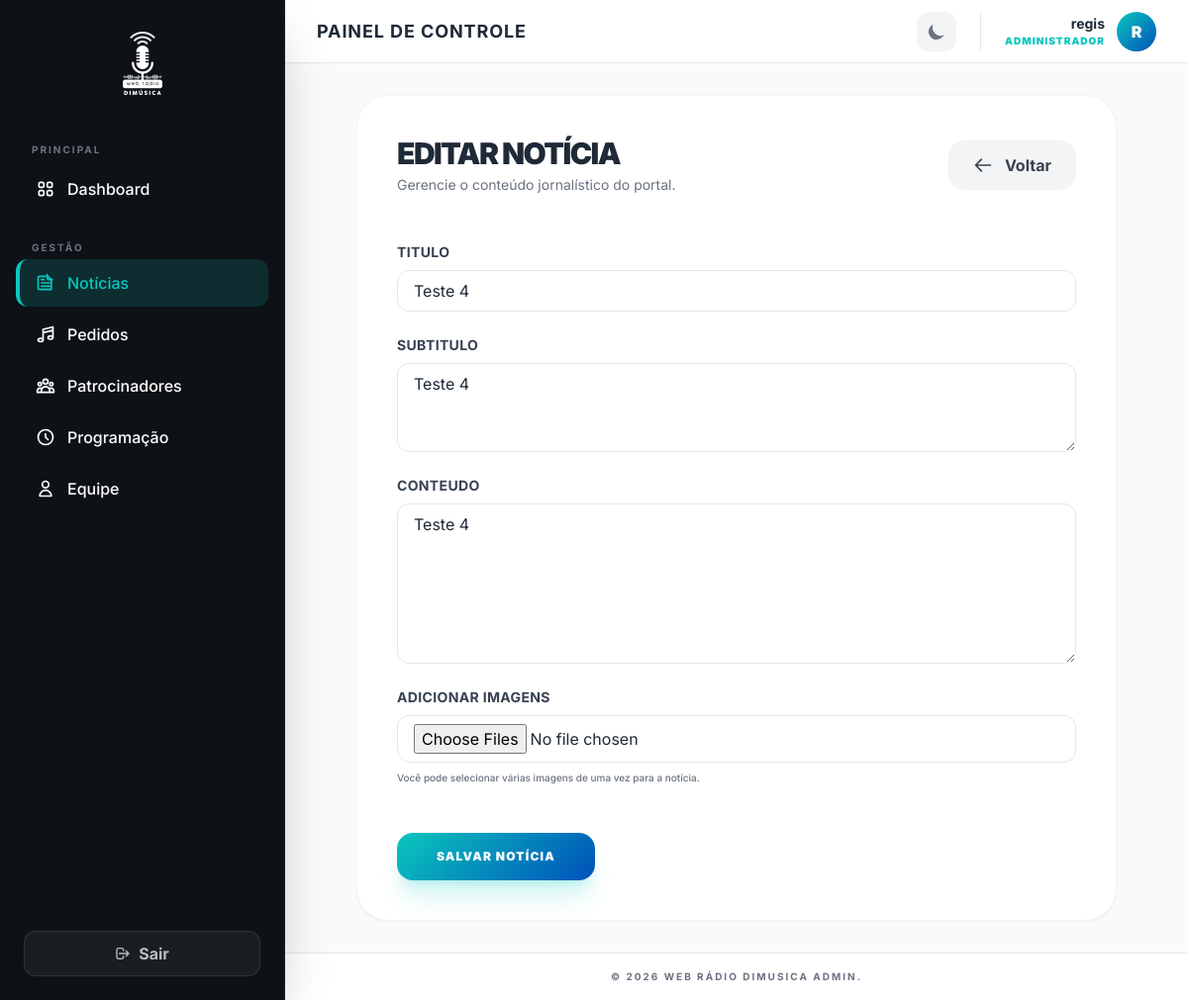
/painel/noticias/12/editar/ (signed in), run on the app's committed database.
### notices/models.py (models this page shows, shortened)
class Noticias(models.Model):
    titulo = models.CharField(max_length=255, unique=True, blank=False, null=False)
    subtitulo = models.TextField(blank=False, null=False)
    conteudo = models.TextField(blank=False, null=False)
    created_at = models.DateTimeField(auto_now_add=True)
    updated_at = models.DateTimeField(auto_now=True)
    created_by = models.ForeignKey(User, on_delete=models.SET_NULL, null=True, related_name='noticias_criadas')
    updated_by = models.ForeignKey(User, on_delete=models.SET_NULL, null=True, related_name='noticias_editadas')

### webadmin/views.py (the view)
# urls.py: path('noticias/<int:pk>/editar/', views.noticia_form, name='admin_noticia_edit'),
@login_required(login_url='admin_login')
def noticia_form(request, pk=None):
    if pk:
        noticia = get_object_or_404(Noticias, pk=pk)
    else:
        noticia = None
    if request.method == 'POST':
        form = NoticiaForm(request.POST, request.FILES, instance=noticia)
        if form.is_valid():
            noticia_obj = form.save(commit=False)
            if not pk:  # Nova notícia
                noticia_obj.created_by = request.user
            noticia_obj.updated_by = request.user
            noticia_obj.save()
            for f in request.FILES.getlist('imagens'):
                Imagem.objects.create(noticia=noticia_obj, imagem=f, rodape='Imagem anexada')
            messages.success(request, 'Notícia salva com sucesso!')
            return redirect('admin_noticias_list')
    else:
        form = NoticiaForm(instance=noticia)
    return render(request, 'webadmin/noticia_form.html', {
        'form': form,
        'is_edit': bool(pk)
    })

### webadmin/templates/webadmin/noticia_form.html (shortened to what this page needs)
{% extends 'webadmin/base.html' %}
{% block content %}
<div class="max-w-3xl mx-auto bg-white dark:bg-dark-lighter p-6 lg:p-10 rounded-[32px] shadow-sm border border-gray-100 dark:border-white/5 transition-colors duration-300">
    <div class="flex flex-col sm:flex-row justify-between items-start sm:items-center gap-6 mb-12">
        <div>
            <h2 class="text-3xl font-black text-gray-800 dark:text-white uppercase tracking-tighter">
                {% if is_edit %}Editar Notícia{% else %}Nova Notícia{% endif %}
            </h2>
            <p class="text-sm text-gray-500 dark:text-gray-400 mt-1">Gerencie o conteúdo jornalístico do portal.</p>
        </div>
        <a href="{% url 'admin_noticias_list' %}" class="inline-flex items-center gap-3 px-6 py-3 bg-gray-100 dark:bg-white/5 text-gray-700 dark:text-gray-300 font-bold rounded-2xl hover:bg-gray-200 dark:hover:bg-white/10 transition-all duration-300 border border-transparent group">
            <svg xmlns="http://www.w3.org/2000/svg" class="h-5 w-5 transform group-hover:-translate-x-1 transition-transform" fill="none" viewBox="0 0 24 24" stroke="currentColor"><path stroke-linecap="round" stroke-linejoin="round" stroke-width="2" d="M10 19l-7-7m0 0l7-7m-7 7h18" /></svg>
            Voltar
        </a>
    </div>
    <form method="post" enctype="multipart/form-data" class="space-y-6">
        {% for field in form %}
            <div class="flex flex-col">
                <label class="font-bold text-sm text-gray-700 dark:text-gray-300 mb-2 uppercase tracking-wide">{{ field.label }}</label>
                {{ field }}
                {% if field.help_text %}
                    <span class="text-[10px] text-gray-500 dark:text-gray-400 mt-2 font-medium">{{ field.help_text }}</span>
                {% endif %}
            </div>
        {% endfor %}
        <div class="pt-6">
            <button type="submit" class="btn-gradient text-white px-10 py-4 rounded-2xl font-black uppercase tracking-widest text-xs shadow-xl shadow-teal/20 transition-all hover:scale-105 active:scale-95">
                Salvar Notícia
            </button>
        </div>
    </form>
</div>
{% endblock %}

### webadmin/templates/webadmin/base.html (shortened to what this page needs)
{% load static %}
<!DOCTYPE html>
<html lang="pt-br">
<head>
    <script src="https://cdn.tailwindcss.com"></script>
</head>
<body class="bg-gray-50 text-gray-900 dark:bg-dark dark:text-gray-100 min-h-screen flex font-sans antialiased" x-data="{ mobileMenu: false }">
    {% if user.is_authenticated %}
    <aside :class="mobileMenu ? 'translate-x-0' : '-translate-x-full lg:translate-x-0'"
           class="fixed lg:static inset-y-0 left-0 bg-dark text-white w-72 flex-shrink-0 flex flex-col h-screen z-[110] transition-transform duration-300 lg:transition-none shadow-2xl border-r border-white/5">
        <div class="p-8 flex justify-center items-center relative">
            <a href="{% url 'admin_dashboard' %}" class="block group">
                <img src="{% static 'webadmin/images/logo-branco-icon.png' %}" alt="Dimúsica Logo" class="h-16 w-auto object-contain group-hover:scale-110 transition-transform duration-300">
            </a>
        </div>
        <nav class="flex-1 px-4 space-y-1 mt-4 overflow-y-auto">
            <p class="px-4 text-[10px] uppercase tracking-[2px] font-bold text-gray-500 mb-2">Principal</p>
            <a href="{% url 'admin_dashboard' %}" @click="mobileMenu = false" class="sidebar-link flex items-center gap-3 px-4 py-3 rounded-xl font-medium {% if request.resolver_match.url_name == 'admin_dashboard' %}active{% endif %}">
                Dashboard
            </a>
            <p class="px-4 pt-6 text-[10px] uppercase tracking-[2px] font-bold text-gray-500 mb-2">Gestão</p>
            <a href="{% url 'admin_noticias_list' %}" @click="mobileMenu = false" class="sidebar-link flex items-center gap-3 px-4 py-3 rounded-xl font-medium {% if 'noticia' in request.resolver_match.url_name %}active{% endif %}">
                Notícias
            </a>
            <a href="{% url 'admin_pedidos_list' %}" @click="mobileMenu = false" class="sidebar-link flex items-center gap-3 px-4 py-3 rounded-xl font-medium {% if 'pedido' in request.resolver_match.url_name %}active{% endif %}">
                <svg class="w-5 h-5" fill="none" stroke="currentColor" viewBox="0 0 24 24"><path stroke-linecap="round" stroke-linejoin="round" stroke-width="2" d="M9 19V6l12-3v13M9 19c0 1.105-1.343 2-3 2s-3-.895-3-2 1.343-2 3-2 3 .895 3 2zm12-3c0 1.105-1.343 2-3 2s-3-.895-3-2 1.343-2 3-2 3 .895 3 2zM9 10l12-3" /></svg>
                Pedidos
            </a>
            <a href="{% url 'admin_sponsors_list' %}" @click="mobileMenu = false" class="sidebar-link flex items-center gap-3 px-4 py-3 rounded-xl font-medium {% if 'sponsor' in request.resolver_match.url_name %}active{% endif %}">
                Patrocinadores
            </a>
            <a href="{% url 'admin_programacao_list' %}" @click="mobileMenu = false" class="sidebar-link flex items-center gap-3 px-4 py-3 rounded-xl font-medium {% if 'programacao' in request.resolver_match.url_name %}active{% endif %}">
                <svg class="w-5 h-5" fill="none" stroke="currentColor" viewBox="0 0 24 24"><path stroke-linecap="round" stroke-linejoin="round" stroke-width="2" d="M12 8v4l3 3m6-3a9 9 0 11-18 0 9 9 0 0118 0z" /></svg>
                Programação
            </a>
            <a href="{% url 'admin_equipe_list' %}" @click="mobileMenu = false" class="sidebar-link flex items-center gap-3 px-4 py-3 rounded-xl font-medium {% if 'equipe' in request.resolver_match.url_name %}active{% endif %}">
                <svg class="w-5 h-5" fill="none" stroke="currentColor" viewBox="0 0 24 24"><path stroke-linecap="round" stroke-linejoin="round" stroke-width="2" d="M16 7a4 4 0 11-8 0 4 4 0 018 0zM12 14a7 7 0 00-7 7h14a7 7 0 00-7-7z" /></svg>
                Equipe
            </a>
        </nav>
        <div class="p-6">
            <form action="{% url 'admin_logout' %}" method="post">
                <button type="submit" class="w-full bg-white/5 border border-white/10 text-white/70 px-4 py-2.5 rounded-xl font-bold hover:bg-red-600 hover:text-white hover:border-red-500 transition-all duration-300 flex items-center justify-center gap-2">
                    <svg class="w-4 h-4" fill="none" stroke="currentColor" viewBox="0 0 24 24"><path stroke-linecap="round" stroke-linejoin="round" stroke-width="2" d="M17 16l4-4m0 0l-4-4m4 4H7m6 4v1a3 3 0 01-3 3H6a3 3 0 01-3-3V7a3 3 0 013-3h4a3 3 0 013 3v1" /></svg>
                    Sair
                </button>
            </form>
        </div>
    </aside>
    {% endif %}
    <div class="flex-1 flex flex-col min-w-0 h-screen overflow-hidden relative">
        {% if user.is_authenticated %}
        <header class="bg-white dark:bg-dark-lighter border-b border-gray-200 dark:border-white/5 h-16 flex-shrink-0 flex items-center justify-between px-4 lg:px-8 z-10 sticky top-0">
            <div class="flex items-center gap-2 lg:gap-4">
                <h1 class="text-xs sm:text-sm lg:text-lg font-bold text-gray-800 dark:text-white uppercase tracking-wider truncate max-w-[150px] sm:max-w-none">
                    {% block page_title %}Painel de Controle{% endblock %}
                </h1>
            </div>
            <div class="flex items-center gap-6">
                <button id="admin-theme-toggle" class="p-2.5 rounded-xl bg-gray-100 dark:bg-white/5 text-gray-500 dark:text-gray-400 hover:text-teal transition-all">
                    <svg id="theme-icon-dark" class="w-5 h-5 hidden" fill="currentColor" viewBox="0 0 20 20"><path d="M17.293 13.293A8 8 0 016.707 2.707a8.001 8.001 0 1010.586 10.586z"></path></svg>
                </button>
                <div class="flex items-center gap-3 pl-6 border-l border-gray-200 dark:border-white/10">
                    <div class="text-right hidden sm:block">
                        <p class="text-sm font-bold text-gray-800 dark:text-white">{{ user.username }}</p>
                        <p class="text-[10px] text-teal font-black uppercase tracking-widest">Administrador</p>
                    </div>
                    <div class="w-10 h-10 rounded-full btn-gradient flex items-center justify-center text-white font-black">
                        {{ user.username|first|upper }}
                    </div>
                </div>
            </div>
        </header>
        {% endif %}
        <main class="flex-grow p-4 lg:p-8 overflow-y-auto bg-gray-50 dark:bg-dark transition-colors duration-300">
            <div class="max-w-6xl mx-auto">
                {% block content %}{% endblock %}
            </div>
        </main>
        {% if user.is_authenticated %}
        <footer class="p-4 text-center text-gray-500 dark:text-gray-600 text-[10px] uppercase tracking-[2px] font-bold bg-white dark:bg-dark-lighter border-t border-gray-200 dark:border-white/5">
            &copy; 2026 Web Rádio Dimusica Admin.
        </footer>
        {% endif %}
    </div>
</body>
</html>

### webadmin/templates/webadmin/base.html (style rules this page uses)
body { font-family: 'Inter', sans-serif; transition: background-color 0.3s; }
.btn-gradient { background: linear-gradient(135deg, #0AC7BE, #0051BA); transition: all 0.3s; }
.sidebar-link { transition: all 0.2s; border-left: 4px solid transparent; }
.sidebar-link.active { background: rgba(10, 199, 190, 0.15); color: #0AC7BE; border-left-color: #0AC7BE; }

### data on the page
Noticias: form "Teste 4" "Teste 4" "Teste 4"

### other printed values
{{ user.username }} "regis"
{{ user.username|first|upper }} "R"
{{ field.label }} "TITULO" "SUBTITULO" "CONTEUDO" "ADICIONAR IMAGENS"
{{ field.help_text }} "Você pode selecionar várias imagens de uma vez para a notícia."
